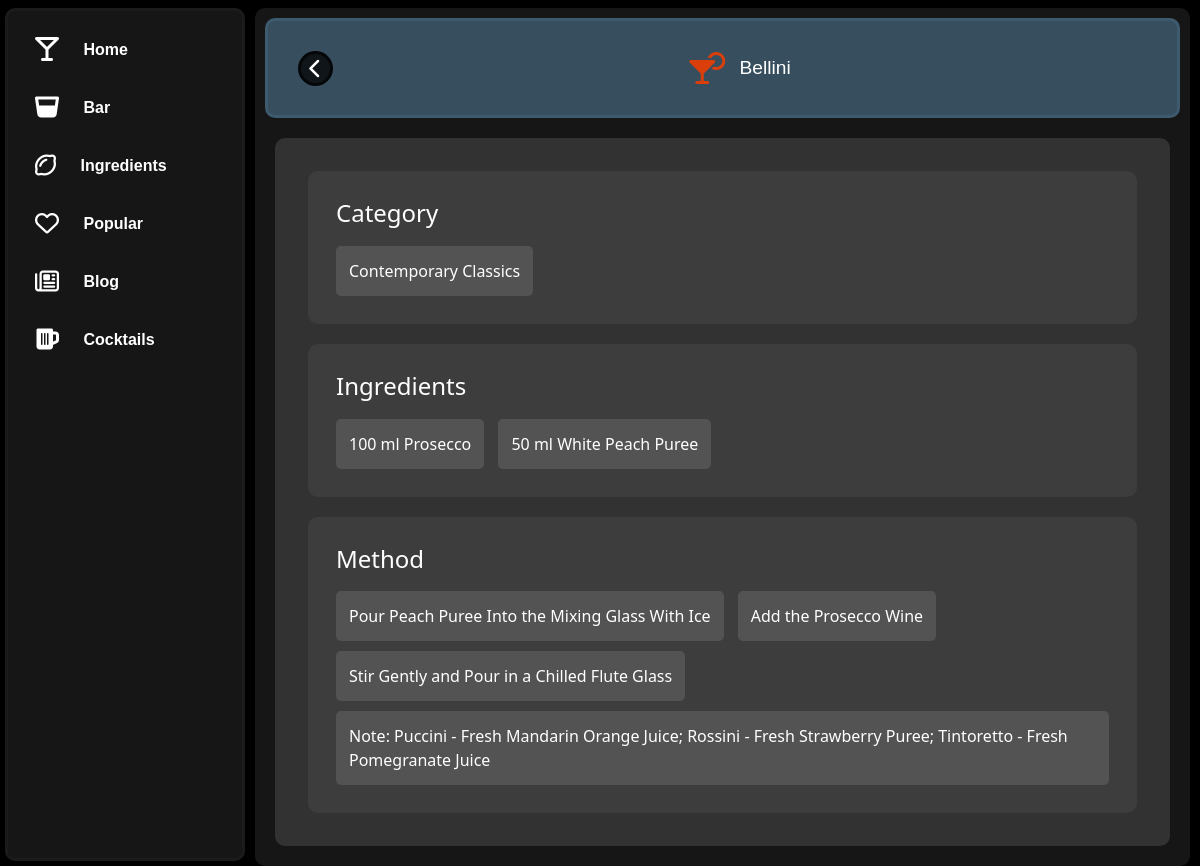
Screenshot of /barcocktails/Bellini with the database file from the repository.
### model.py (models this page shows, shortened)
class IBACocktails(db.Model):
    __tablename__ = "IBACocktails"
    an_id = db.Column(db.Integer, primary_key=True)
    category = db.Column(db.String, nullable=False)
    name = db.Column(db.String)
    ingredients = db.Column(db.String)
    method = db.Column(db.Integer)
    garnish = db.Column(db.String)

### app.py (the view)
@app.route("/barcocktails", defaults={"cocktail": None})
@app.route("/barcocktails/<string:cocktail>")
@app.route("/cocktails", defaults={"cocktail": None})
@app.route("/cocktails/<string:cocktail>")
def cocktails(cocktail):
    if cocktail:
        session = Session()
        query = session.query(IBACocktails)
        query = query.filter_by(name=cocktail)
        iba_cocktails = query.all()
        iba_cocktails_list = [
            {
                "Category": cocktail.category,
                "Name": cocktail.name,
                "Ingredients": cocktail.ingredients,
                "Method": cocktail.method,
                "Garnish": cocktail.garnish
            }
            for cocktail in iba_cocktails
        ]
        cocktail_ingredients = re.split(", |,|\. ", iba_cocktails_list[0]["Ingredients"])
        cocktail_ingredients = [titlecase(ingredient.replace("NA", "")) for ingredient in cocktail_ingredients]
        cocktail_method = re.split(", |,|\. ", iba_cocktails_list[0]["Method"])
        cocktail_method = [titlecase(method.replace(".", "")) for method in cocktail_method]
        cocktail_garnish = iba_cocktails_list[0]["Garnish"]
        cocktail_garnish = titlecase(cocktail_garnish.replace(".", ""))
        if request.path == f"/barcocktails/{cocktail}":
            return render_template("bar-cocktails.html",
                                cocktails=iba_cocktails_list,
                               ingredients=cocktail_ingredients,
                               method=cocktail_method,
                               garnish=cocktail_garnish)
        else:
            return render_template("cocktails.html",
                               cocktails=iba_cocktails_list,
                               ingredients=cocktail_ingredients,
                               method=cocktail_method,
                               garnish=cocktail_garnish)
    else:
        return render_template("cocktails.html")

### app.py (called while the page is built)
def titlecase(s):
    result = re.sub(r"[A-Za-z]{3,}('[A-Za-z]+)?", lambda mo: mo.group(0).capitalize(), s)
    result = re.sub("The", "the", result)
    result = re.sub("And", "and", result)
    return result

### templates/bar-cocktails.html (shortened to what this page needs)
<!DOCTYPE html>
<html lang="en">
<head>
    <link href="https://cdn.jsdelivr.net/npm/bootstrap@5.3.2/dist/css/bootstrap.min.css" rel="stylesheet"
 />
    <link href="{{url_for('static', filename='css/style.css')}}" rel="stylesheet" type="text/css" />
</head>
<body class="bg-black text-white">
    <div class="nav-div">
        <nav class="nav-main">
            <a href="/" class="links">
                <div>
                    <i class="fa-solid fa-martini-glass-empty fa-xl" style="color: #ffffff;"></i>
                    <span class="icon-span-text" data-encore-id="text">Home</span>
                </div>
            </a>
            <a href="/bar" class="links">
                <div>
                    <i class="fa-solid fa-whiskey-glass fa-xl" style="color: #ffffff;"></i>
                    <span class="icon-span-text" data-encore-id="text">Bar</span>
                </div>
            </a>
            <a href="/ingredients" class="links">
                <div>
                    <i class="fa-regular fa-lemon fa-xl" style="color: #ffffff;"></i>
                    <span class="icon-span-text" data-encore-id="text">Ingredients</span>
                </div>
            </a>
            <a href="/popular" class="links">
                <div>
                    <i class="fa-regular fa-heart fa-xl" style="color: #ffffff;"></i>
                    <span class="icon-span-text" data-encore-id="text">Popular</span>
                </div>
            </a>
            <a href="/blog" class="links">
                <div>
                    <i class="fa-regular fa-newspaper fa-xl" style="color: #ffffff;"></i>
                    <span class="icon-span-text" data-encore-id="text">Blog</span>
                </div>
            </a>
            <a href="/cocktaillist" class="links">
                <div>
                    <i class="fa-solid fa-beer-mug-empty fa-xl" style="color: #ffffff;"></i>
                    <span class="icon-span-text" data-encore-id="text">Cocktails</span>
                </div>
            </a>
        </nav>
    </div>
    <div class="main_divs">
        {% for cocktail in cocktails %}
        <div class="cocktail_buttons_cocktail_page">
            <a class="back-link-cocktail-page" href="/bar">
                <i class="fa-solid fa-chevron-left fa-lg cocktail-button-arrow-cocktail-page"
                    style="color: #ffffff;"></i>
            </a>
            <div class="cocktail-page-nav-name">
                <i class="fa-solid fa-martini-glass-citrus fa-2xl cocktail-button-icon-cocktail-page"
                    style="color: #da3f0b;"></i>
                <span class="cocktail-button-text-cocktail-page">{{ cocktail.Name }}</span>
            </div>
        </div>
        <div class="cocktail-page-facts">
            <div class="cocktail-category">
                <h1>Category</h1>
                <div class="cocktail-spacer">
                    <span>{{ cocktail.Category }}</span>
                </div>
            </div>
            <div class="cocktail-ingredients">
                <h1>Ingredients</h1>
                {% for ingredient in ingredients %}
                <div class="cocktail-spacer">
                    <span>{{ ingredient }}</span>
                </div>
                {% endfor %}
            </div>
            <div class="cocktail-method">
                <h1>Method</h1>
                {% for method in method %}
                <div class="cocktail-spacer">
                    <span>{{ method }}</span>
                </div>
                {% endfor %}
            </div>
        </div>
        {% endfor %}
    </div>
</body>
</html>

### static/css/style.css (style rules this page uses)
.icon-span-text { color: white; }
nav { flex-direction: column; width: 240px; display: flex; position: fixed; left: 0; padding: 10px; }
.nav-div { padding: 8px; }
.nav-main { border-style: solid; border-color: rgba(30, 29, 29, 0.794); border-radius: 10px; background-color: rgba(30, 29, 29, 0.794); position: fixed; left: 5px; height: calc(100% - 13px) }
.links { padding: 15px; border-width: 2px; border-style: solid; border-color: rgba(11, 11, 152, 0); border-radius: 30px; font-weight: bolder; font-family: Arial, Helvetica, sans-serif; text-decoration: none; transition: 0.3s; }
.links i { padding-right: 20px; }
.cocktail_buttons_cocktail_page { position: sticky; top: 8px; height: 100px; min-width: 360px; border-radius: 10px; border-color: rgba(65, 94, 115, 0.796); border-style: solid; background-color: rgba(65, 94, 115, .796); margin: 10px; display: flex; }
.back-link-cocktail-page { border-style: solid; border-radius: 50px; border-color: rgba(0, 0, 0, 0.731); background-color: rgba(0, 0, 0, 0.731); position: relative; top: 30px; left: 30px; width: 35px; height: 35px; display: flex; text-decoration: none; transition: 0.3s; }
.cocktail-page-nav-name { margin: auto auto; }
.cocktail-button-arrow-cocktail-page { margin: auto auto; border-style: solid; border-radius: 50px; border-color: rgba(50, 50, 50, 0); background-color: rgba(50, 50, 50, 0); }
.cocktail-button-icon-cocktail-page { margin: auto auto; padding: 5px; position: relative; }
.cocktail-button-text-cocktail-page { margin: auto auto; padding: 5px; font-family: Arial, Helvetica, sans-serif; font-size: larger; font-weight: lighter; }
.cocktail-page-facts { display: flex; flex-direction: column; flex-wrap: wrap; border-color: rgb(50, 50, 50); border-radius: 10px; border-style: solid; background-color: rgb(50, 50, 50); padding: 20px; margin: 20px; min-width: 340px; }
.cocktail-page-facts h1 { font-family: 'Segoe UI', Tahoma, Geneva, Verdana, sans-serif; font-size: x-large; padding: 5px; }
.cocktail-spacer { border-radius: 5px; border-color: rgb(83, 83, 83); border-style: solid; background-color: rgb(83, 83, 83); padding: 10px; margin: 5px; display: inline-block; }
.cocktail-category { border-color: rgb(61, 61, 61); border-style: solid; border-radius: 10px; background-color: rgb(61, 61, 61); padding: 20px; margin: 10px; }
.cocktail-ingredients { border-color: rgb(61, 61, 61); border-style: solid; border-radius: 10px; background-color: rgb(61, 61, 61); padding: 20px; margin: 10px; }
.cocktail-method { border-color: rgb(61, 61, 61); border-style: solid; border-radius: 10px; background-color: rgb(61, 61, 61); padding: 20px; margin: 10px; }
.main_divs { background-color: rgba(30, 29, 29, 0.794); color: #fff; border-radius: 10px; position: absolute; top: 8px; left: 255px; width: calc(100% - 265px); min-height: 770px; min-width: 380px; }
* { scrollbar-width: thin; scrollbar-color: dark; }

### rows the page displays
IBACocktails: Name "Bellini", Category "Contemporary Classics", ingredients "100 ml Prosecco" "50 ml White Peach Puree", method "Pour Peach Puree Into the Mixing Glass With Ice" "Add the Prosecco Wine" "Stir Gently and Pour in a Chilled Flute Glass" "Note: Puccini - Fresh Mandarin Orange Juice; Rossini - Fresh Strawberry Puree; Tintoretto - Fresh Pomegranate Juice"
